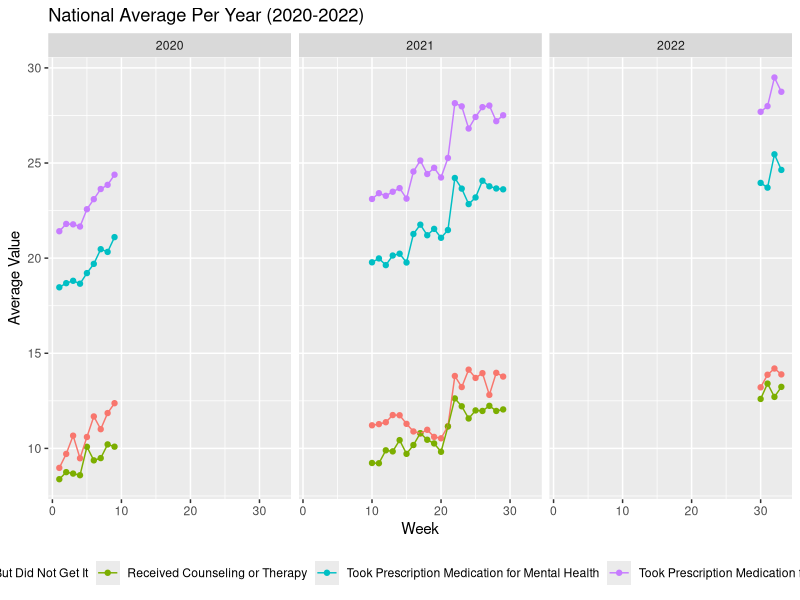

The R source for this figure:
## ---- chunk 1
library(tidyverse)
## ---- chunk 2
data = 
  read.csv("data/tidydata.csv")
## ---- chunk 3
avg_year =
  data |> 
  filter(state == "United States") |> 
  select(indicator, year, week_number, value) |> 
  group_by(year, indicator, week_number) |> 
  summarize(
    mean = mean(value),
    indicator_total = n()
  )

# plot average per year for each indicator
avg_year |> 
  ggplot(aes(x = week_number, y = mean, color = indicator)) +
  geom_point() +
  geom_line() +
  labs(
    x = "Week",
    y = "Average Value",
    color = "Indicator",
    title = "National Average Per Year (2020-2022)",
  ) +
  theme(
    legend.position = "bottom"
  ) +
  facet_grid(~ year)
